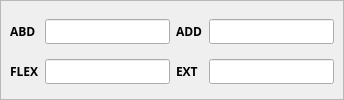
            <widget class="QFrame" name="frame_47">
             <property name="sizePolicy">
              <sizepolicy hsizetype="Preferred" vsizetype="Preferred">
               <horstretch>0</horstretch>
               <verstretch>0</verstretch>
              </sizepolicy>
             </property>
             <property name="maximumSize">
              <size>
               <width>16777215</width>
               <height>16777215</height>
              </size>
             </property>
             <property name="font">
              <font>
               <family>Segoe UI Black</family>
               <pointsize>9</pointsize>
               <weight>75</weight>
               <bold>true</bold>
              </font>
             </property>
             <property name="frameShape">
              <enum>QFrame::StyledPanel</enum>
             </property>
             <property name="frameShadow">
              <enum>QFrame::Raised</enum>
             </property>
             <layout class="QGridLayout" name="gridLayout_30">
              <property name="leftMargin">
               <number>9</number>
              </property>
              <property name="topMargin">
               <number>9</number>
              </property>
              <property name="rightMargin">
               <number>9</number>
              </property>
              <property name="bottomMargin">
               <number>6</number>
              </property>
              <property name="horizontalSpacing">
               <number>6</number>
              </property>
              <item row="1" column="3">
               <widget class="QLineEdit" name="mshoul_ext_right">
                <property name="font">
                 <font>
                  <family>Segoe UI Black</family>
                  <pointsize>9</pointsize>
                  <weight>75</weight>
                  <bold>true</bold>
                 </font>
                </property>
               </widget>
              </item>
              <item row="0" column="3">
               <widget class="QLineEdit" name="mshoul_add_right">
                <property name="font">
                 <font>
                  <family>Segoe UI Black</family>
                  <pointsize>9</pointsize>
                  <weight>75</weight>
                  <bold>true</bold>
                 </font>
                </property>
               </widget>
              </item>
              <item row="0" column="0">
               <widget class="QLabel" name="label_90">
                <property name="font">
                 <font>
                  <family>Segoe UI Black</family>
                  <pointsize>9</pointsize>
                  <weight>75</weight>
                  <bold>true</bold>
                 </font>
                </property>
                <property name="text">
                 <string>ABD</string>
                </property>
               </widget>
              </item>
              <item row="0" column="1">
               <widget class="QLineEdit" name="mshoul_abd_right">
                <property name="font">
                 <font>
                  <family>Segoe UI Black</family>
                  <pointsize>9</pointsize>
                  <weight>75</weight>
                  <bold>true</bold>
                 </font>
                </property>
               </widget>
              </item>
              <item row="1" column="2">
               <widget class="QLabel" name="label_92">
                <property name="font">
                 <font>
                  <family>Segoe UI Black</family>
                  <pointsize>9</pointsize>
                  <weight>75</weight>
                  <bold>true</bold>
                 </font>
                </property>
                <property name="text">
                 <string>EXT</string>
                </property>
               </widget>
              </item>
              <item row="1" column="0">
               <widget class="QLabel" name="label_91">
                <property name="font">
                 <font>
                  <family>Segoe UI Black</family>
                  <pointsize>9</pointsize>
                  <weight>75</weight>
                  <bold>true</bold>
                 </font>
                </property>
                <property name="text">
                 <string>FLEX</string>
                </property>
               </widget>
              </item>
              <item row="0" column="2">
               <widget class="QLabel" name="label_93">
                <property name="font">
                 <font>
                  <family>Segoe UI Black</family>
                  <pointsize>9</pointsize>
                  <weight>75</weight>
                  <bold>true</bold>
                 </font>
                </property>
                <property name="text">
                 <string>ADD</string>
                </property>
               </widget>
              </item>
              <item row="1" column="1">
               <widget class="QLineEdit" name="mshoul_flex_right">
                <property name="font">
                 <font>
                  <family>Segoe UI Black</family>
                  <pointsize>9</pointsize>
                  <weight>75</weight>
                  <bold>true</bold>
                 </font>
                </property>
               </widget>
              </item>
             </layout>
            </widget>
